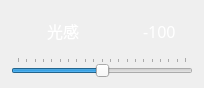
                      <widget class="QWidget" name="widget_7" native="true">
                       <property name="minimumSize">
                        <size>
                         <width>0</width>
                         <height>88</height>
                        </size>
                       </property>
                       <property name="maximumSize">
                        <size>
                         <width>16777215</width>
                         <height>88</height>
                        </size>
                       </property>
                       <layout class="QVBoxLayout" name="verticalLayout_6">
                        <item>
                         <layout class="QHBoxLayout" name="horizontalLayout_21" stretch="1,5,1">
                          <item>
                           <widget class="QLabel" name="label_7">
                            <property name="minimumSize">
                             <size>
                              <width>30</width>
                              <height>30</height>
                             </size>
                            </property>
                            <property name="styleSheet">
                             <string notr="true">image:url(:/images/icon/bright_light_control_shine_icon.svg)</string>
                            </property>
                            <property name="text">
                             <string/>
                            </property>
                           </widget>
                          </item>
                          <item>
                           <widget class="QLabel" name="label_8">
                            <property name="minimumSize">
                             <size>
                              <width>90</width>
                              <height>30</height>
                             </size>
                            </property>
                            <property name="font">
                             <font>
                              <family>黑体</family>
                              <pointsize>12</pointsize>
                              <weight>50</weight>
                              <italic>false</italic>
                              <bold>false</bold>
                              <stylestrategy>PreferAntialias</stylestrategy>
                             </font>
                            </property>
                            <property name="styleSheet">
                             <string notr="true">QLabel{
	color:rgb(255, 255, 255);
}</string>
                            </property>
                            <property name="text">
                             <string>光感</string>
                            </property>
                           </widget>
                          </item>
                          <item>
                           <widget class="QLabel" name="label_9">
                            <property name="minimumSize">
                             <size>
                              <width>50</width>
                              <height>30</height>
                             </size>
                            </property>
                            <property name="font">
                             <font>
                              <family>黑体</family>
                              <pointsize>12</pointsize>
                              <weight>50</weight>
                              <italic>false</italic>
                              <bold>false</bold>
                              <stylestrategy>PreferAntialias</stylestrategy>
                             </font>
                            </property>
                            <property name="styleSheet">
                             <string notr="true">QLabel{
	color:rgb(255, 255, 255);
}</string>
                            </property>
                            <property name="text">
                             <string>-100</string>
                            </property>
                           </widget>
                          </item>
                         </layout>
                        </item>
                        <item>
                         <widget class="QSlider" name="horizontalSlider_5">
                          <property name="styleSheet">
                           <string notr="true"/>
                          </property>
                          <property name="minimum">
                           <number>-100</number>
                          </property>
                          <property name="maximum">
                           <number>100</number>
                          </property>
                          <property name="orientation">
                           <enum>Qt::Horizontal</enum>
                          </property>
                          <property name="tickPosition">
                           <enum>QSlider::TicksAbove</enum>
                          </property>
                         </widget>
                        </item>
                       </layout>
                      </widget>
